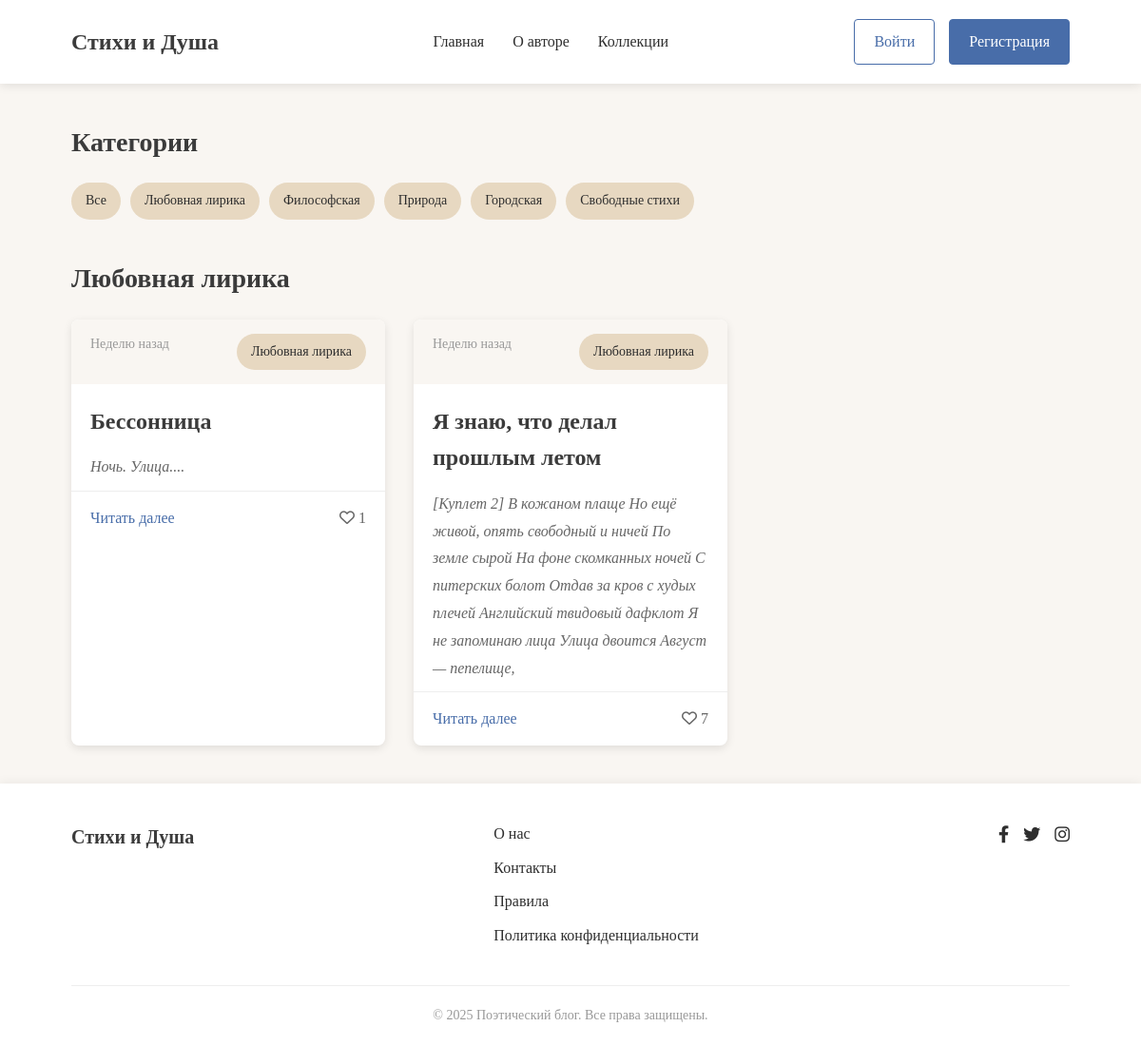
Page /category/1/ on the committed database.
### show/models.py (models this page shows, shortened)
class Category(models.Model):
    title = models.CharField(max_length=60)
    def __str__(self):
        return f'{self.title}'

class Poem(models.Model):
    title = models.CharField(max_length=120)
    text = models.TextField()
    category = models.ForeignKey(to=Category, on_delete=models.CASCADE, related_name='poems')
    date_public = models.DateTimeField(auto_now_add=True)
    like = models.ManyToManyField(to=User, related_name="poems", blank=True)
    reads = models.ManyToManyField(to=User, related_name="reads")
    def text_poem(self):
        dot = self.text.count('.')
        if dot > 1:
            total = self.text.find('.')
            total_str = self.text.find('.', total + 1)
            return f"{self.text[0:total_str + 1]}..."
        else:
            return self.text
    def date_count(self):
        now_date = self.date_public.date()
        today = datetime.today().date()
        delta = (today - now_date).days
        if delta == 0:
            return 'Сегодня'
        elif delta == 1:
            return 'Вчера'
        elif delta == 7:
            return 'Неделю назад'
        elif delta < 31:
            return f'{delta} дней назад'
        elif delta < 365:
            months = delta // 30
            return f'{months} месяц(ев) назад'
        else:
            years = delta // 365
            return f'{years} год(а/лет) назад'

### show/views.py (the view)
# urls.py: path('', views.index, name='index'),
def index(request, category_id=None):
    context = {
        'categoryies' : Category.objects.all(),
        'last_poem' : Poem.objects.filter(category_id=category_id) if category_id else Poem.objects.all().order_by('-id')[:3],
        'title' : Category.objects.get(id=category_id) if category_id else "Посдение посты"
    }
    return render(request, 'show/index.html', context)

### show/templates/show/index.html
{% extends "show/base.html" %}
{% load static %}
{% block main %}
    <main class="main">
        <div class="container">
            <section class="categories">
                <h2>Категории</h2>
                <div class="category-list">
                    <a href="{% url "index" %}" class="category">Все</a>
                    {% for category in categoryies %}
                        <a href="{% url "category" category.id %}" class="category">{{ category.title }}</a>
                    {% endfor %}
                </div>
            </section>
            <section class="poems">
                <h2>{{ title.title }}</h2>
                <div class="poem-grid">
                    {% for poems in last_poem %}
                        <article class="poem-card">
                            <div class="poem-meta">
                                <span class="date">{{ poems.date_count }}</span>
                                <span class="category">{{ poems.category }}</span>
                            </div>
                            <h3 class="poem-title"><a href="{% url "show:poem" poems.id %}">{{ poems.title }}</a></h3>
                            <div class="poem-excerpt">
                                <p>{{ poems.text_poem }}<br>
                                </p>
                            </div>
                            <div class="poem-footer">
                                <a href="{% url "show:poem" poems.id %}" class="read-more">Читать далее</a>
                                {% if user in poems.like.all %}
                                    <a class="red" href="{% url "show:like" poems.id %}">
                                        <i class="far fa-heart"></i> {{ poems.like.count }}
                                    </a>
                                {% else %}
                                    <a class="likes" href="{% url "show:like" poems.id %}">
                                        <i class="far fa-heart"></i> {{ poems.like.count }}
                                    </a>
                                {% endif %}
                            </div>
                        </article>
                    {% endfor %}
                </div>
            </section>
        </div>
    </main>
{% endblock main %}

### frontend/css/style.css (style rules this page uses)
:root { --bg-color: #F9F6F2; --text-color: #2E2E2E; --heading-color: #3B3B3B; --accent-color: #C18C5D; --button-color: #486DA9; --category-color: #E7D8C1; }
* { margin: 0; padding: 0; box-sizing: border-box; }
body { font-family: 'Georgia', serif; background-color: var(--bg-color); color: var(--text-color); line-height: 1.6; }
a { text-decoration: none; color: var(--button-color); transition: color 0.3s; }
.container { width: 90%; max-width: 1200px; margin: 0 auto; padding: 0 15px; }
.main { padding: 40px 0; }
h1, h2, h3, h4 { color: var(--heading-color); margin-bottom: 20px; font-weight: 600; }
h2 { font-size: 28px; }
h3 { font-size: 24px; }
.categories { margin-bottom: 40px; }
.category-list { display: flex; flex-wrap: wrap; gap: 10px; }
.category { background-color: var(--category-color); padding: 8px 15px; border-radius: 20px; font-size: 14px; color: var(--text-color); transition: all 0.3s; }
.poem-grid { display: grid; grid-template-columns: repeat(auto-fill, minmax(300px, 1fr)); gap: 30px; }
.poem-card { background-color: white; border-radius: 8px; overflow: hidden; box-shadow: 0 3px 10px rgba(0, 0, 0, 0.1); transition: transform 0.3s, box-shadow 0.3s; }
.poem-meta { display: flex; justify-content: space-between; padding: 15px 20px; background-color: var(--bg-color); font-size: 14px; color: #666; }
.poem-title { padding: 0 20px; margin: 15px 0; }
.poem-title a { color: var(--heading-color); }
.poem-excerpt { padding: 0 20px; margin-bottom: 20px; color: var(--text-color); line-height: 1.8; }
.poem-footer { display: flex; justify-content: space-between; align-items: center; padding: 15px 20px; border-top: 1px solid #eee; }
.read-more { font-weight: 500; }
.likes { color: #666; }
.poem-meta { margin-bottom: 20px; }
.poem-excerpt { color: #666; margin-bottom: 10px; font-style: italic; }
.poem-meta { font-size: 14px; color: #999; }
.poem-card, .poem-full, .comment, .profile-header, .auth-form-container { animation: fadeIn 0.6s ease-out forwards; }
.poem-card { transition: transform 0.3s ease, box-shadow 0.3s ease; }
.poem-card:nth-child(1) { animation-delay: 0.1s; }
.poem-card:nth-child(2) { animation-delay: 0.2s; }

### rows in the picture
Category: title "Любовная лирика"
Category: title "Философская"
Category: title "Природа"
Category: title "Городская"
Category: title "Свободные стихи"
Poem: date_count "Неделю назад", category "Любовная лирика", title "Бессонница", text_poem "Ночь. Улица....", like.count "1"
Poem: date_count "Неделю назад", category "Любовная лирика", title "Я знаю, что делал прошлым летом", text_poem "[Куплет 2] В кожаном плаще Но ещё живой, опять свободный и ничей По земле сырой На фоне скомканных ночей С питерских болот Отдав за кров с худых плечей Английский твидовый дафклот Я не запоминаю лица Улица двоится Август — пепелище,", like.count "7"
